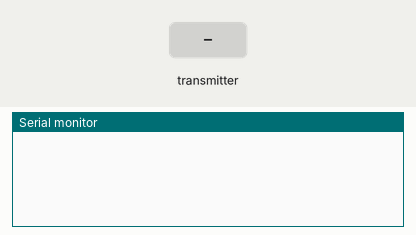
The sketch below on a simulated Arduino Uno, built with avr-gcc and run on an emulated ATmega328P. Shown: the last lines printed to the serial monitor. The inputs (shaded band) are chosen by the test bench. No radio packets arrive unless stated.

Above: at 1.2 s.
1.3 s: the transmitter starts sending joystick.0 = 0
At 1.9 s:
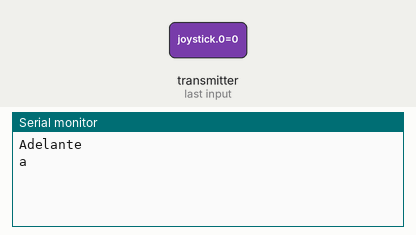
2.8 s: the transmitter starts sending joystick.2 = 256
At 4.0 s:
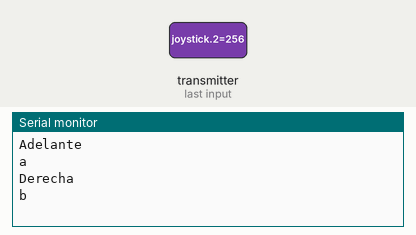
4.3 s: the transmitter starts sending joystick.3 = 256
At 5.3 s:
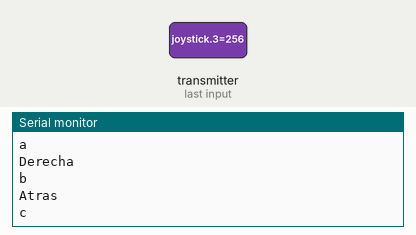
5.8 s: the transmitter starts sending joystick.4 = 256
At 6.5 s:
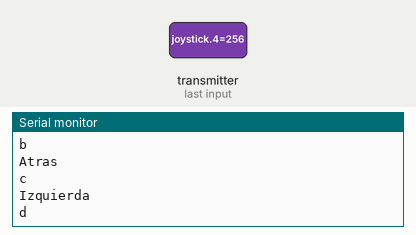

Measured:
- after the input at 1.3 s, the serial monitor: prints a new line at once (image 1)
- after the input at 2.8 s, the serial monitor: prints a new line at once (image 2)
- after the input at 4.3 s, the serial monitor: prints a new line at once (image 3)
- after the input at 5.8 s, the serial monitor: prints a new line at once (image 4)

The sketch:

ControlRemotoReceptor.ino
```cpp
#include <SPI.h>
#include <RF24.h>

RF24 radio(7, 8); // CE, CSN

int joystick[6];

char instruction = 'x';
char lastInstruction = 'x';

const byte identificacion[6] = "00001";

void setup() {
  // put your setup code here, to run once:
  Serial.begin(9600);
  radio.begin();

  radio.openReadingPipe(0, identificacion);
  radio.setPALevel(RF24_PA_MIN);
  radio.startListening();
}

void loop() {
  // put your main code here, to run repeatedly:
  if (radio.available())
  {
    radio.read(&joystick, sizeof(joystick));
    instruction = GetInstruction();
    if (instruction != lastInstruction) {//instruction=x,a,a,b, lastInstruction=x,x,a,a
      lastInstruction = instruction;//i=a,b li=a,b
      switch(instruction)
      {
        case 'a':
        Serial.println("Adelante");
        break;
        case 'b':
        Serial.println("Derecha");
        break;
        case 'c':
        Serial.println("Atras");
        break;
        case 'd':
        Serial.println("Izquierda");
        break;
        case 'x':
        Serial.println("Alto");
        break;
      }
      Serial.println(lastInstruction);
    }

  }
}

char GetInstruction()
{
  if (joystick[2] == LOW)
  {
    return 'a';
  }
  else if (joystick[3] == LOW)
  {
    return 'b';
  }
  else if (joystick[4] == LOW)
  {
    return 'c';
  }
  else if (joystick[5] == LOW)
  {
    return 'd';
  }
  else if(joystick[1] > 550)
  {
    return 'a';
  }
  else if(joystick[0] > 550)
  {
    return 'b';
  }
  else if(joystick[1] < 300)
  {
    return 'c';
  }
  else if(joystick[0] < 300)
  {
    return 'd';
  }
  return 'x';
}
```
